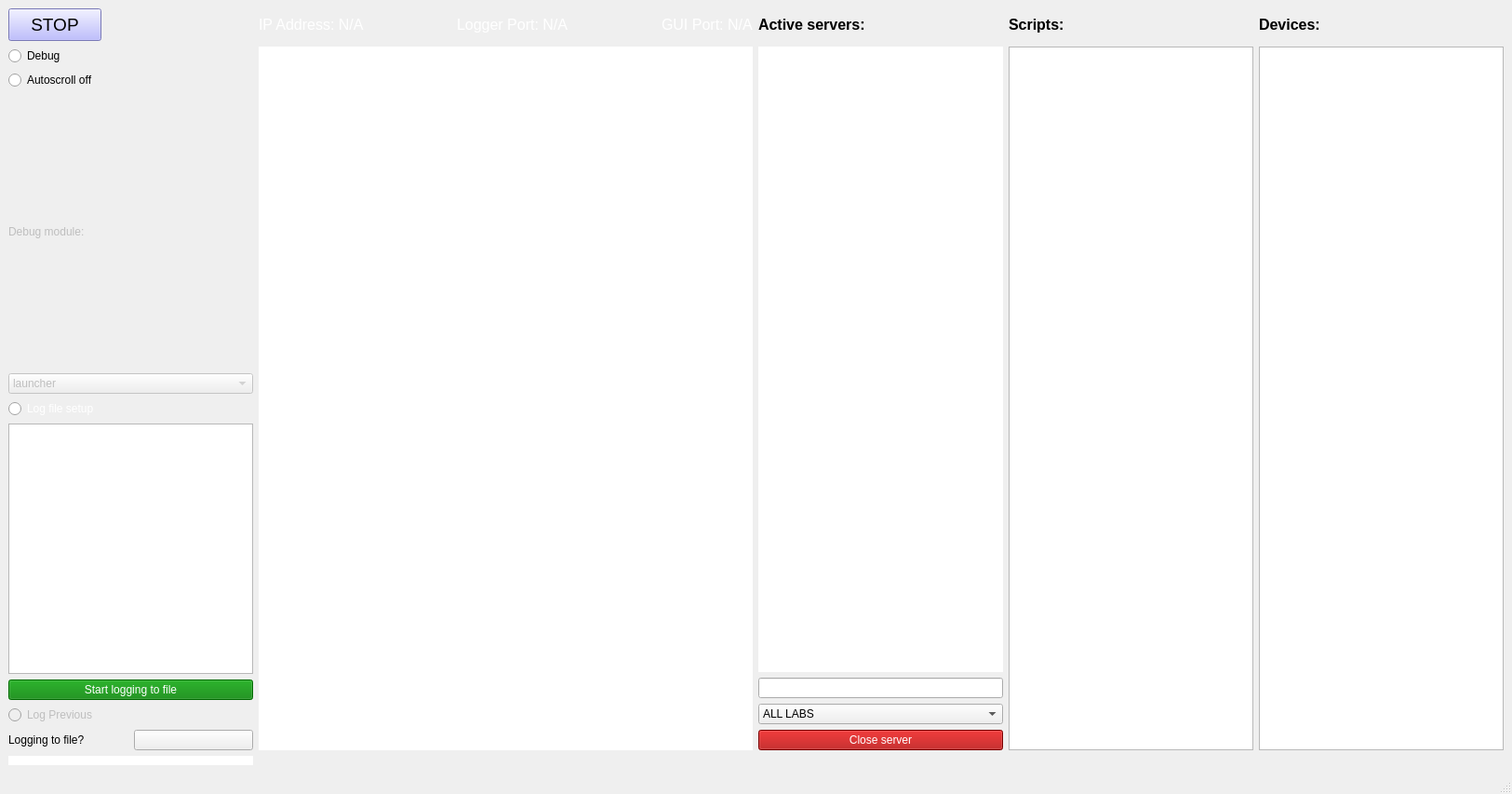
<?xml version="1.0" encoding="UTF-8"?>
<ui version="4.0">
 <class>MainWindow</class>
 <widget class="QMainWindow" name="MainWindow">
  <property name="geometry">
   <rect>
    <x>0</x>
    <y>0</y>
    <width>1625</width>
    <height>853</height>
   </rect>
  </property>
  <property name="windowTitle">
   <string>Launch Control</string>
  </property>
  <property name="windowOpacity">
   <double>2.000000000000000</double>
  </property>
  <property name="styleSheet">
   <string notr="true"/>
  </property>
  <property name="toolButtonStyle">
   <enum>Qt::ToolButtonIconOnly</enum>
  </property>
  <widget class="QWidget" name="centralwidget">
   <layout class="QGridLayout" name="gridLayout">
    <item row="1" column="3" rowspan="8">
     <widget class="QTreeView" name="scripts"/>
    </item>
    <item row="1" column="1" rowspan="8">
     <widget class="QTextBrowser" name="terminal">
      <property name="enabled">
       <bool>true</bool>
      </property>
      <property name="font">
       <font>
        <pointsize>12</pointsize>
       </font>
      </property>
      <property name="frameShape">
       <enum>QFrame::NoFrame</enum>
      </property>
     </widget>
    </item>
    <item row="0" column="2">
     <widget class="QLabel" name="label">
      <property name="maximumSize">
       <size>
        <width>200</width>
        <height>16777215</height>
       </size>
      </property>
      <property name="font">
       <font>
        <pointsize>12</pointsize>
       </font>
      </property>
      <property name="text">
       <string>&lt;html&gt;&lt;head/&gt;&lt;body&gt;&lt;p&gt;&lt;span style=&quot; font-weight:600;&quot;&gt;Active servers:&lt;/span&gt;&lt;/p&gt;&lt;/body&gt;&lt;/html&gt;</string>
      </property>
     </widget>
    </item>
    <item row="0" column="3">
     <widget class="QLabel" name="label_2">
      <property name="font">
       <font>
        <pointsize>12</pointsize>
       </font>
      </property>
      <property name="text">
       <string>&lt;html&gt;&lt;head/&gt;&lt;body&gt;&lt;p&gt;&lt;span style=&quot; font-weight:600;&quot;&gt;Scripts:&lt;/span&gt;&lt;/p&gt;&lt;/body&gt;&lt;/html&gt;</string>
      </property>
     </widget>
    </item>
    <item row="0" column="4">
     <widget class="QLabel" name="label_4">
      <property name="font">
       <font>
        <pointsize>12</pointsize>
       </font>
      </property>
      <property name="text">
       <string>&lt;html&gt;&lt;head/&gt;&lt;body&gt;&lt;p&gt;&lt;span style=&quot; font-weight:600;&quot;&gt;Devices:&lt;/span&gt;&lt;/p&gt;&lt;/body&gt;&lt;/html&gt;</string>
      </property>
     </widget>
    </item>
    <item row="9" column="0">
     <widget class="QTextBrowser" name="buffer_terminal">
      <property name="maximumSize">
       <size>
        <width>16777215</width>
        <height>10</height>
       </size>
      </property>
      <property name="frameShape">
       <enum>QFrame::NoFrame</enum>
      </property>
      <property name="verticalScrollBarPolicy">
       <enum>Qt::ScrollBarAlwaysOff</enum>
      </property>
      <property name="horizontalScrollBarPolicy">
       <enum>Qt::ScrollBarAlwaysOff</enum>
      </property>
      <property name="overwriteMode">
       <bool>false</bool>
      </property>
     </widget>
    </item>
    <item row="5" column="0" rowspan="4">
     <layout class="QVBoxLayout" name="verticalLayout">
      <item>
       <widget class="QRadioButton" name="log_file_button">
        <property name="styleSheet">
         <string notr="true">color: rgb(255, 255, 255);</string>
        </property>
        <property name="text">
         <string>Log file setup</string>
        </property>
        <property name="autoExclusive">
         <bool>false</bool>
        </property>
       </widget>
      </item>
      <item>
       <widget class="QTreeView" name="file_viewer"/>
      </item>
      <item>
       <widget class="QPushButton" name="logfile_status_button">
        <property name="enabled">
         <bool>false</bool>
        </property>
        <property name="styleSheet">
         <string notr="true">color: rgb(255, 255, 255);
background-color: green;</string>
        </property>
        <property name="text">
         <string>Start logging to file</string>
        </property>
        <property name="checkable">
         <bool>true</bool>
        </property>
       </widget>
      </item>
      <item>
       <widget class="QRadioButton" name="log_previous">
        <property name="enabled">
         <bool>false</bool>
        </property>
        <property name="text">
         <string>Log Previous</string>
        </property>
        <property name="autoExclusive">
         <bool>false</bool>
        </property>
       </widget>
      </item>
      <item>
       <layout class="QHBoxLayout" name="horizontalLayout_2">
        <item>
         <widget class="QLabel" name="label_3">
          <property name="text">
           <string>Logging to file?</string>
          </property>
         </widget>
        </item>
        <item>
         <widget class="QPushButton" name="logfile_status_indicator">
          <property name="text">
           <string/>
          </property>
          <property name="icon">
           <iconset>
            <normaloff>green_LED_off.svg</normaloff>
            <normalon>green_LED_on.svg</normalon>
            <disabledoff>green_LED_off.svg</disabledoff>
            <disabledon>green_LED_on.svg</disabledon>
            <activeoff>green_LED_on.svg</activeoff>green_LED_off.svg</iconset>
          </property>
          <property name="checkable">
           <bool>true</bool>
          </property>
         </widget>
        </item>
       </layout>
      </item>
     </layout>
    </item>
    <item row="1" column="2" rowspan="5">
     <widget class="QListWidget" name="client_list">
      <property name="font">
       <font>
        <pointsize>12</pointsize>
       </font>
      </property>
      <property name="toolTip">
       <string/>
      </property>
      <property name="frameShape">
       <enum>QFrame::NoFrame</enum>
      </property>
     </widget>
    </item>
    <item row="0" column="1">
     <layout class="QHBoxLayout" name="horizontalLayout_5">
      <property name="spacing">
       <number>100</number>
      </property>
      <item>
       <widget class="QLabel" name="ip_label">
        <property name="font">
         <font>
          <pointsize>12</pointsize>
          <weight>50</weight>
          <italic>false</italic>
          <bold>false</bold>
         </font>
        </property>
        <property name="text">
         <string>&lt;html&gt;&lt;head/&gt;&lt;body&gt;&lt;p&gt;&lt;span style=&quot; color:#ffffff;&quot;&gt;IP Address: N/A&lt;/span&gt;&lt;/p&gt;&lt;/body&gt;&lt;/html&gt;</string>
        </property>
       </widget>
      </item>
      <item>
       <widget class="QLabel" name="logger_label">
        <property name="font">
         <font>
          <pointsize>12</pointsize>
          <weight>50</weight>
          <italic>false</italic>
          <bold>false</bold>
         </font>
        </property>
        <property name="text">
         <string>&lt;html&gt;&lt;head/&gt;&lt;body&gt;&lt;p&gt;&lt;span style=&quot; color:#ffffff;&quot;&gt;Logger Port: N/A&lt;/span&gt;&lt;/p&gt;&lt;/body&gt;&lt;/html&gt;</string>
        </property>
       </widget>
      </item>
      <item>
       <widget class="QLabel" name="gui_label">
        <property name="font">
         <font>
          <pointsize>12</pointsize>
          <weight>50</weight>
          <italic>false</italic>
          <bold>false</bold>
         </font>
        </property>
        <property name="text">
         <string>&lt;html&gt;&lt;head/&gt;&lt;body&gt;&lt;p&gt;&lt;span style=&quot; color:#ffffff;&quot;&gt;GUI Port: N/A&lt;/span&gt;&lt;/p&gt;&lt;/body&gt;&lt;/html&gt;</string>
        </property>
       </widget>
      </item>
     </layout>
    </item>
    <item row="2" column="0">
     <widget class="QRadioButton" name="autoscroll_off_check">
      <property name="text">
       <string>Autoscroll off</string>
      </property>
     </widget>
    </item>
    <item row="1" column="4" rowspan="8">
     <widget class="QTreeView" name="devices"/>
    </item>
    <item row="0" column="0">
     <widget class="QPushButton" name="stop_button">
      <property name="enabled">
       <bool>true</bool>
      </property>
      <property name="maximumSize">
       <size>
        <width>100</width>
        <height>35</height>
       </size>
      </property>
      <property name="font">
       <font>
        <pointsize>14</pointsize>
       </font>
      </property>
      <property name="mouseTracking">
       <bool>false</bool>
      </property>
      <property name="autoFillBackground">
       <bool>false</bool>
      </property>
      <property name="styleSheet">
       <string notr="true">background-color: rgb(170, 170, 255);</string>
      </property>
      <property name="text">
       <string>STOP</string>
      </property>
      <property name="checkable">
       <bool>true</bool>
      </property>
     </widget>
    </item>
    <item row="8" column="2">
     <widget class="QPushButton" name="close_server">
      <property name="styleSheet">
       <string notr="true">background-color: rgb(170, 0, 0);
color: rgb(255, 255, 255);</string>
      </property>
      <property name="text">
       <string>Close server</string>
      </property>
     </widget>
    </item>
    <item row="3" column="0">
     <widget class="QLabel" name="debug_label">
      <property name="enabled">
       <bool>false</bool>
      </property>
      <property name="visible">
       <bool>true</bool>
      </property>
      <property name="text">
       <string>Debug module:</string>
      </property>
     </widget>
    </item>
    <item row="4" column="0">
     <widget class="QComboBox" name="debug_comboBox">
      <property name="enabled">
       <bool>false</bool>
      </property>
      <property name="visible">
       <bool>true</bool>
      </property>
      <property name="styleSheet">
       <string notr="true"/>
      </property>
      <property name="currentText">
       <string>launcher</string>
      </property>
      <item>
       <property name="text">
        <string>launcher</string>
       </property>
      </item>
      <item>
       <property name="text">
        <string>pylabnet_server</string>
       </property>
      </item>
     </widget>
    </item>
    <item row="1" column="0">
     <widget class="QRadioButton" name="debug_radio_button">
      <property name="text">
       <string>Debug</string>
      </property>
      <property name="autoExclusive">
       <bool>false</bool>
      </property>
     </widget>
    </item>
    <item row="6" column="2">
     <widget class="QLineEdit" name="client_search">
      <property name="sizePolicy">
       <sizepolicy hsizetype="Minimum" vsizetype="Fixed">
        <horstretch>0</horstretch>
        <verstretch>0</verstretch>
       </sizepolicy>
      </property>
     </widget>
    </item>
    <item row="7" column="2">
     <widget class="QComboBox" name="lab_name_select">
      <item>
       <property name="text">
        <string>ALL LABS</string>
       </property>
      </item>
      <item>
       <property name="text">
        <string>SHARED</string>
       </property>
      </item>
      <item>
       <property name="text">
        <string>B16</string>
       </property>
      </item>
      <item>
       <property name="text">
        <string>G12</string>
       </property>
      </item>
      <item>
       <property name="text">
        <string>NO_LAB</string>
       </property>
      </item>
     </widget>
    </item>
   </layout>
  </widget>
  <widget class="QMenuBar" name="menubar">
   <property name="geometry">
    <rect>
     <x>0</x>
     <y>0</y>
     <width>1625</width>
     <height>26</height>
    </rect>
   </property>
  </widget>
  <widget class="QStatusBar" name="statusbar"/>
 </widget>
 <resources/>
 <connections/>
 <designerdata>
  <property name="gridDeltaX">
   <number>10</number>
  </property>
  <property name="gridDeltaY">
   <number>10</number>
  </property>
  <property name="gridSnapX">
   <bool>true</bool>
  </property>
  <property name="gridSnapY">
   <bool>true</bool>
  </property>
  <property name="gridVisible">
   <bool>true</bool>
  </property>
 </designerdata>
</ui>
